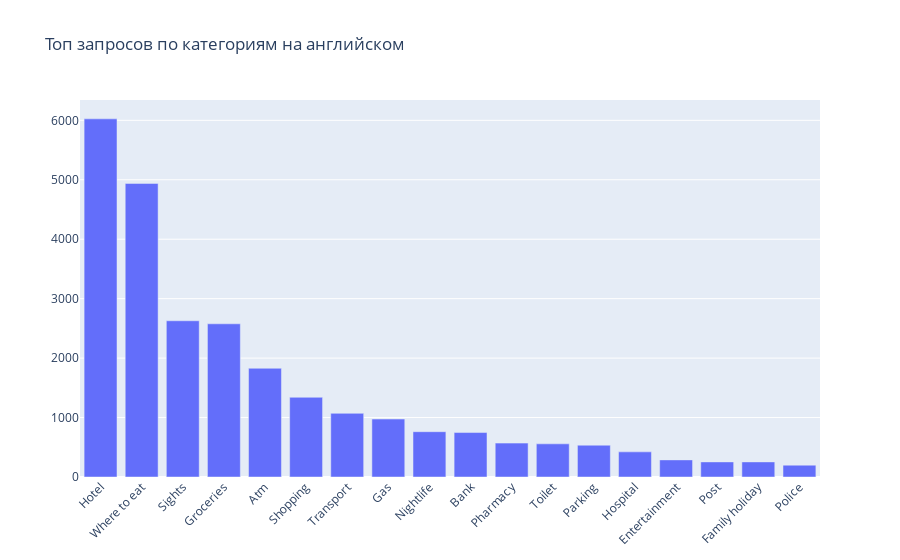

The cell this chart's notebook holds for it:
### Code cell
top_categories_en = dict(top_categories_en.most_common(30))
fig = go.Figure(
    [go.Bar(x=list(top_categories_en.keys()), y=list(top_categories_en.values()))],
    layout_title_text='Топ запросов по категориям на английском'
)
fig.update_layout(barmode='group', xaxis_tickangle=-45)
fig.show()

### Figure 1 — Plotly figure (JSON) as saved in the notebook; plotly's stock layout.template omitted (floating-point values rounded to 4 significant figures)
{"data": [{"type": "bar", "x": ["Hotel", "Where to eat", "Sights", "Groceries", "Atm", "Shopping", "Transport", "Gas", "Nightlife", "Bank", "Pharmacy", "Toilet", "Parking", "Hospital", "Entertainment", "Post", "Family holiday", "Police"], "y": [6025, 4939, 2628, 2577, 1829, 1341, 1071, 975, 762, 748, 570, 558, 535, 423, 288, 254, 254, 199]}], "layout": {"barmode": "group", "title": {"text": "Топ запросов по категориям на английском"}, "xaxis": {"tickangle": -45}}}
